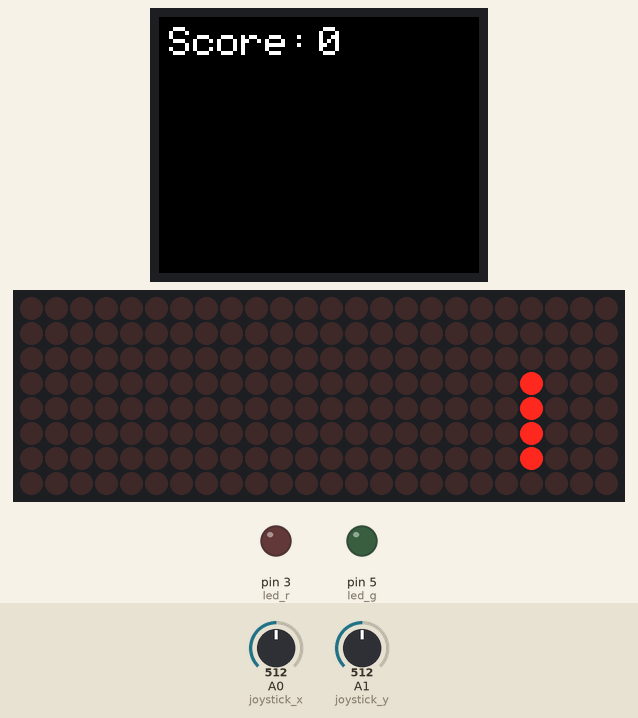
Simulated run of this sketch. Board: Arduino Nano, built with avr-gcc and run on an emulated ATmega328P. Shown: 160×128 colour display, 24×8 LED matrix, output pins drawn as LEDs (lit = HIGH). The inputs (shaded band) are chosen by the test bench; at power-on: A0 (joystick_x) = 512, A1 (joystick_y) = 512. Random numbers use the default seed unless the sketch sets one.

Above: at 0.6 s.
At 1.2 s:
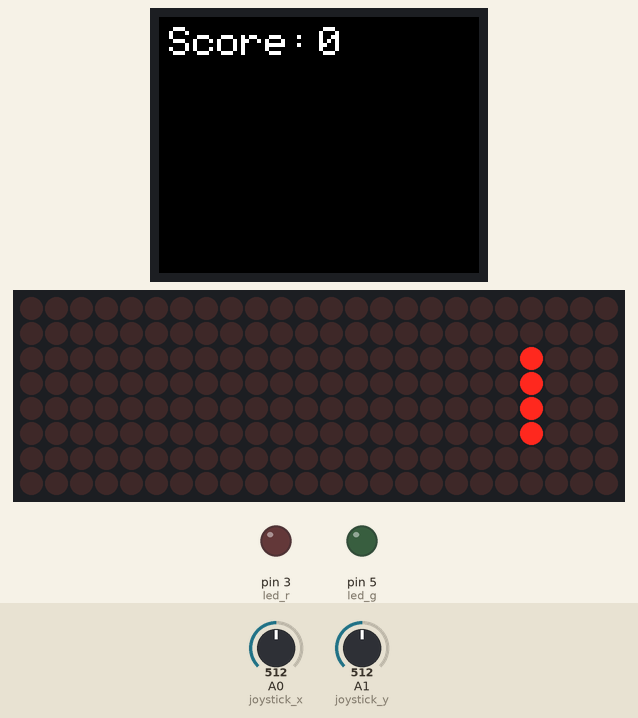
1.3 s: A0 (joystick_x) set to 309
4.3 s: A0 (joystick_x) set to 285
At 6.2 s:
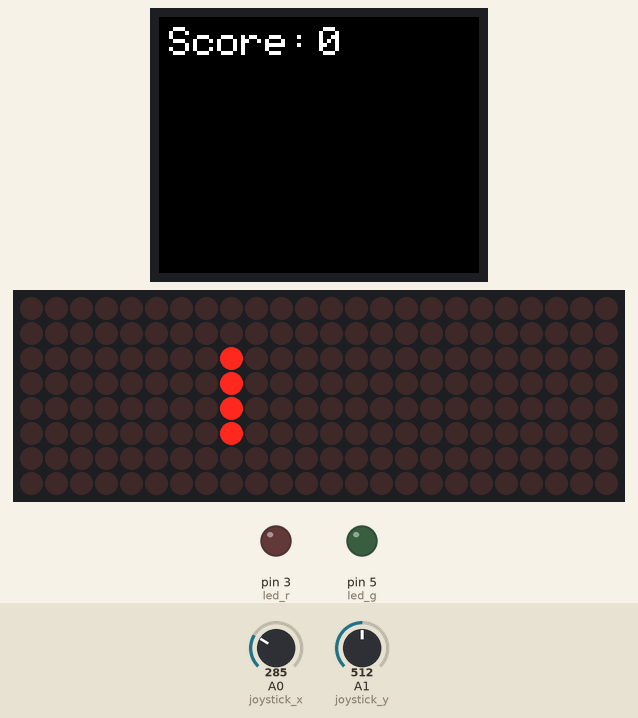
6.7 s: A1 (joystick_y) set to 311
9.7 s: A1 (joystick_y) set to 288
At 10.39 s:
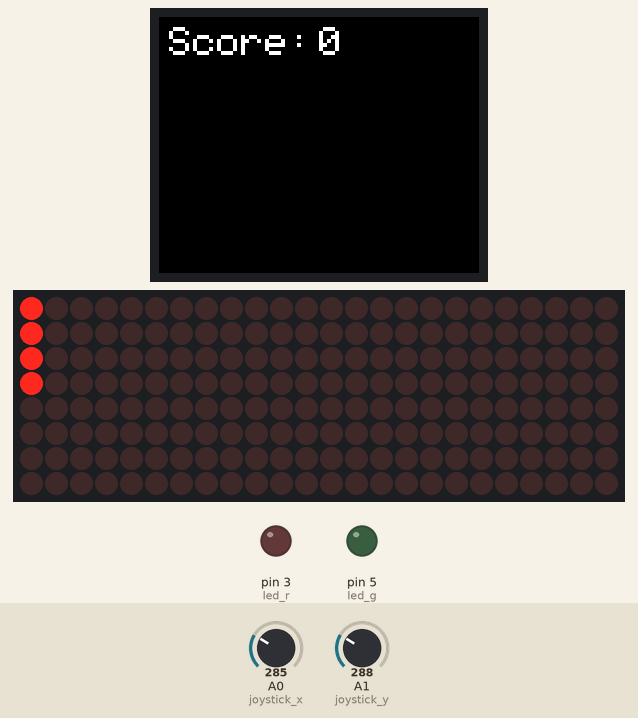
11.7 s: A0 (joystick_x) set to 306
At 12.9 s:
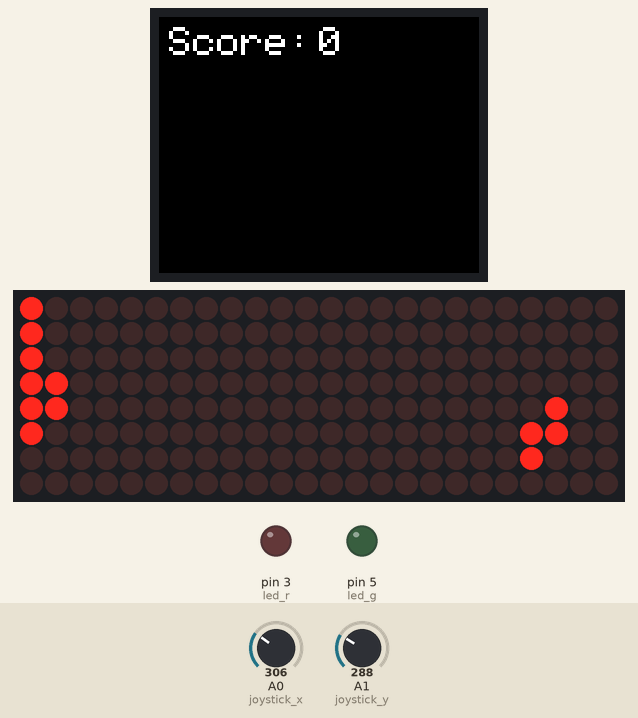
13.6 s: A1 (joystick_y) set to 710
At 14.05 s:
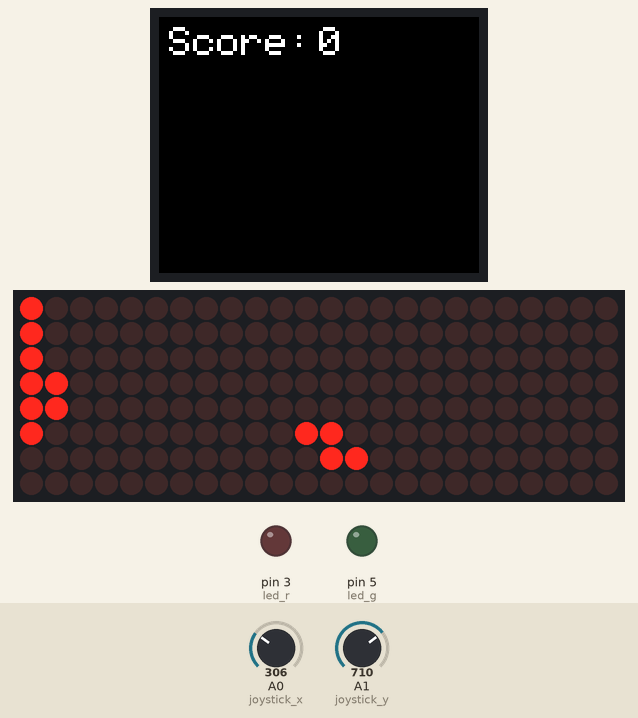

The sketch:

No-SD-Gameboy-Clone.ino
```cpp
#include <LedControl.h>
#include <TFT.h>
#include <SPI.h>

// LED Matrix
#define matrix_din 4
#define matrix_clk 7
#define matrix_cs 8

// LCD display
#define CS   10
#define DC   9
#define RST  6
//#define CLK 13
//#define DIN  11

// Menu
#define menu 2

// Joystick
#define joystick_x A0
#define joystick_y A1
#define joystick_button 1

// LED
#define led_r 3
#define led_g 5


//initalize output classes for LED and TFT displays
TFT TFTscreen = TFT(CS, DC, RST);
LedControl led_matrix = LedControl(matrix_din, matrix_clk, matrix_cs, 3);

void setup() {
  TFTscreen.begin();
  Serial.begin(9600);
  led_matrix.shutdown(0, false);
  led_matrix.setIntensity(0, 5);
  led_matrix.shutdown(1, false);
  led_matrix.setIntensity(1, 5);
  led_matrix.shutdown(2, false);
  led_matrix.setIntensity(2, 5);

  //initialize output pins and button input pins
  pinMode(menu, INPUT_PULLUP);
  pinMode(joystick_button, INPUT_PULLUP);
  pinMode(led_g, OUTPUT);
  pinMode(led_r, OUTPUT);

  //clear the TFT screen, add score
  TFTscreen.setTextSize(2);
  TFTscreen.background(0, 0, 0);
  TFTscreen.stroke(255, 255, 255);
  TFTscreen.text("Score:", 5, 5);
  TFTscreen.text("0", 80, 5);

  //random seed generated by reading empty port
  randomSeed(analogRead(A6)*654873/analogRead(A5));
}

//array to store current screen state
byte LEDDisplay[24][8] = {{0, 0, 0, 0, 0, 0, 0, 0}, {0, 0, 0, 0, 0, 0, 0, 0},
                          {0, 0, 0, 0, 0, 0, 0, 0}, {0, 0, 0, 0, 0, 0, 0, 0},
                          {0, 0, 0, 0, 0, 0, 0, 0}, {0, 0, 0, 0, 0, 0, 0, 0},
                          {0, 0, 0, 0, 0, 0, 0, 0}, {0, 0, 0, 0, 0, 0, 0, 0},
                          {0, 0, 0, 0, 0, 0, 0, 0}, {0, 0, 0, 0, 0, 0, 0, 0},
                          {0, 0, 0, 0, 0, 0, 0, 0}, {0, 0, 0, 0, 0, 0, 0, 0},
                          {0, 0, 0, 0, 0, 0, 0, 0}, {0, 0, 0, 0, 0, 0, 0, 0},
                          {0, 0, 0, 0, 0, 0, 0, 0}, {0, 0, 0, 0, 0, 0, 0, 0},
                          {0, 0, 0, 0, 0, 0, 0, 0}, {0, 0, 0, 0, 0, 0, 0, 0},
                          {0, 0, 0, 0, 0, 0, 0, 0}, {0, 0, 0, 0, 0, 0, 0, 0},
                          {0, 0, 0, 0, 0, 0, 0, 0}, {0, 0, 0, 0, 0, 0, 0, 0},
                          {0, 0, 0, 0, 0, 0, 0, 0}, {0, 0, 0, 0, 0, 0, 0, 0}};

//data determining current play piece information
byte piece_x = 4;
byte piece_y = 22;
int piece_rotation = 0;
byte shapeID = random(7);

//Storage array for different possible shapes.
//1st dimension stores all different possible shapes
//2nd dimension stores points for individual shapes
//3rd dimension stores individual points as a relative (x, y) coordinate from an origin point
int pieces[][4][2] = {{{0, 0}, {0, 1}, {0, -1}, {0, -2} },  //line
                      {{0, 0}, {1, 0}, {0, 1},  {1, 1}  },  //square
                      {{0, 0}, {0, 1}, {1, 0},  {1, -1} },  //squiggle to right
                      {{0, 0}, {0, 1}, {-1, 0}, {-1, -1}},  //sqiggle to left
                      {{0, 0}, {0, 1}, {0, -1}, {1, -1} },  //right hook
                      {{0, 0}, {0, 1}, {0, -1}, {-1, -1}},  //left hook
                      {{0, 0}, {0, 1}, {1, 0},  {-1, 0} }}; //nearly-cross

byte rotateHoldCount = 0;
byte fallCounter = 1;
byte leftHoldCount = 0;
byte rightHoldCount = 0;

bool noCollision = true;

unsigned int score = 0;

void loop() {
  if(noCollision){
    eraseShape();
  }
  else{
    char str[16];
    itoa(score, str, 10);

    TFTscreen.stroke(0, 0, 0);
    TFTscreen.text(str, 80, 5);

    byte line = eliminateLine();
    score = score + (line * line * 10);
    itoa(score, str, 10);

    TFTscreen.stroke(255, 255, 255);
    TFTscreen.text(str, 80, 5);

    rotateHoldCount = 0;
    fallCounter = 1;
    leftHoldCount = 0;
    rightHoldCount = 0;

    piece_x = 4;
    piece_y = 22;
    piece_rotation = 0;
    shapeID = random(7);

    noCollision = true;
  }

  int x = analogRead(joystick_x);
  int y = analogRead(joystick_y);

  //rotation
  if(y > 700){
    if((rotateHoldCount == 0 || (rotateHoldCount > 4 && rotateHoldCount % 2 == 0)) && validateDraw(0, 0, 1)){
      piece_rotation = (piece_rotation + 1) % 4;
    }
    if(rotateHoldCount == 254){
      rotateHoldCount = 5;
    }
    else{
      rotateHoldCount++;
    }
  }
  else{
    rotateHoldCount = 0;
  }

  //falling
  if(y < 300){
    noCollision = validateDraw(0, -1, 0);
    if(noCollision){
      piece_y--;
      fallCounter = 0;
    }
  }
  else{
    fallCounter = (fallCounter + 1) % 5;
    if(fallCounter == 0){
      noCollision = validateDraw(0, -1, 0);
      if(noCollision){
        piece_y--;
      }
    }
  }

  //move left
  if(x < 300){
    if((leftHoldCount == 0 || (leftHoldCount > 3 && leftHoldCount % 2 == 0)) && validateDraw(-1, 0, 0)){
      piece_x--;
    }
    if(leftHoldCount == 254){
      leftHoldCount = 4;
    }
    else{
      leftHoldCount++;
    }
  }
  else{
    leftHoldCount = 0;
  }

  //move right
  if(x > 700){
    if((rightHoldCount == 0 || (rightHoldCount > 3 && rightHoldCount % 2 == 0)) && validateDraw(1, 0, 0)){
      piece_x++;
    }
    if(rightHoldCount == 254){
      rightHoldCount = 4;
    }
    else{
      rightHoldCount++;
    }
  }
  else{
    rightHoldCount = 0;
  }

  drawShape();
  delay(50);
  updateLED();
}

//iterates through all points for the relevant shape and applies some logic to rotate them, then displays to a screen
//shapeID is the shape to displat
//piece_rotation is represented as either 0, 1, 2, or 3, with 0 being unrotated, 1 being rotated 90 to the right, 2 being 180, ect.
void drawShape(){
  for(int z = 0; z < 4; z++){
    int x = pieces[shapeID][z][0];
    int y = pieces[shapeID][z][1];

    for(int a = 0; a < piece_rotation; a++){
      int hold = x * -1;
      x = y;
      y = hold;
    }
    LEDDisplay[piece_y + y][piece_x + x] = 1;
  }
}

//exactly the same as above, except erasing instead of writing. intended to be done before any manipulation and displaying of the board
void eraseShape(){
  for(int z = 0; z < 4; z++){
    int x = pieces[shapeID][z][0];
    int y = pieces[shapeID][z][1];

    for(int a = 0; a < piece_rotation; a++){
      int hold = x * -1;
      x = y;
      y = hold;
    }
    LEDDisplay[piece_y + y][piece_x + x] = 0;
  }
}

//exactly the same as above, returns a bool as to whether that draw position is valid
bool validateDraw(int change_x, int change_y, int change_rotation){
  for(int z = 0; z < 4; z++){
    int x = pieces[shapeID][z][0];
    int y = pieces[shapeID][z][1];

    for(int a = 0; a < piece_rotation + change_rotation; a++){
      int hold = x * -1;
      x = y;
      y = hold;
    }

    if(piece_y + y + change_y < 0 || piece_y + y + change_y > 23 || piece_x + x + change_x < 0 || piece_x + x + change_x > 7){
      return false;
    }
    if(LEDDisplay[piece_y + y + change_y][piece_x + x + change_x] == 1){
      return false;
    }
  }
  return true;
}

//Takes the LEDDisplay matrix, converts each line to binary, then passes it to the display function
void updateLED() {
  for(byte x = 0; x < 24; x++){
    byte total = 0;
    for(byte y = 0; y < 8; y++){
      total = total + (LEDDisplay[x][7-y] * ceil(pow(2, y)));
    }
    led_matrix.setRow(((x - (x % 8)) / 8), x % 8, total);
  }
}

//takes eliminates full lines from the LEDDisplay array, and collapse other lines, adds empty lines on top
int eliminateLine(){
  byte num = 0;
  byte output[24][8];
  bool assign;
  byte out = 0;

  for(byte x = 0; x < 24; x++){
    assign = false;
    for(byte help = 0; help < 8; help++){
      if(LEDDisplay[x][help] == 0){
        assign = true;
        break;
      }
    }
    if(assign){
      for(byte y = 0; y < 8; y++){
        output[num][y] = LEDDisplay[x][y];
      }
      num++;
    }
    else{
      out++;
    }
  }

  for(byte x = 24; num < x; x--){
    for(byte y = 0; y < 8; y++){
      output[num][y] = 0;
    }
  }

  for(byte x = 0; x < 24; x++){
    for (byte y = 0; y < 8; y++){
      LEDDisplay[x][y] = output[x][y];
    }
  }

  return out;
}
/*
void test() {

  for(byte x = 0; x < 2; x++){
    digitalWrite(led_r, HIGH);
    delay(100);
    digitalWrite(led_r, LOW);
    delay(100);
  }
    for(byte x = 0; x < 2; x++){
    digitalWrite(led_g, HIGH);
    delay(100);
    digitalWrite(led_g, LOW);
    delay(100);
  }

  delay(100);

  led_matrix.setRow(0, 0, B11111111);
  led_matrix.setRow(0, 1, B11111111);
  led_matrix.setRow(0, 2, B11111111);
  led_matrix.setRow(0, 3, B11111111);
  led_matrix.setRow(0, 4, B11111111);
  led_matrix.setRow(0, 5, B11111111);
  led_matrix.setRow(0, 6, B11111111);
  led_matrix.setRow(0, 7, B11111111);

  led_matrix.setRow(1, 0, B11111111);
  led_matrix.setRow(1, 1, B11111111);
  led_matrix.setRow(1, 2, B11111111);
  led_matrix.setRow(1, 3, B11111111);
  led_matrix.setRow(1, 4, B11111111);
  led_matrix.setRow(1, 5, B11111111);
  led_matrix.setRow(1, 6, B11111111);
  led_matrix.setRow(1, 7, B11111111);

  led_matrix.setRow(2, 0, B11111111);
  led_matrix.setRow(2, 1, B11111111);
  led_matrix.setRow(2, 2, B11111111);
  led_matrix.setRow(2, 3, B11111111);
  led_matrix.setRow(2, 4, B11111111);
  led_matrix.setRow(2, 5, B11111111);
  led_matrix.setRow(2, 6, B11111111);
  led_matrix.setRow(2, 7, B11111111);

  delay(1000);

  led_matrix.setRow(0, 0, B00000000);
  led_matrix.setRow(0, 1, B00000000);
  led_matrix.setRow(0, 2, B00000000);
  led_matrix.setRow(0, 3, B00000000);
  led_matrix.setRow(0, 4, B00000000);
  led_matrix.setRow(0, 5, B00000000);
  led_matrix.setRow(0, 6, B00000000);
  led_matrix.setRow(0, 7, B00000000);

  led_matrix.setRow(1, 0, B00000000);
  led_matrix.setRow(1, 1, B00000000);
  led_matrix.setRow(1, 2, B00000000);
  led_matrix.setRow(1, 3, B00000000);
  led_matrix.setRow(1, 4, B00000000);
  led_matrix.setRow(1, 5, B00000000);
  led_matrix.setRow(1, 6, B00000000);
  led_matrix.setRow(1, 7, B00000000);

  led_matrix.setRow(2, 0, B00000000);
  led_matrix.setRow(2, 1, B00000000);
  led_matrix.setRow(2, 2, B00000000);
  led_matrix.setRow(2, 3, B00000000);
  led_matrix.setRow(2, 4, B00000000);
  led_matrix.setRow(2, 5, B00000000);
  led_matrix.setRow(2, 6, B00000000);
  led_matrix.setRow(2, 7, B00000000);

  TFTscreen.stroke(255, 255, 255);
  // set the font size
  TFTscreen.setTextSize(2);
  // write the text to the top left corner of the screen
  TFTscreen.text("go WU\n", 4, 2);
  TFTscreen.text("kill\n", 4, 22);
  TFTscreen.text("your\n", 4, 42);
  TFTscreen.text("self\n", 4, 62);
  TFTscreen.text("coulter\n", 4, 82);

byte count = 0;
while (count < 2000){
  if(count < 1000){

  digitalWrite(led_g, digitalRead(menu));
  digitalWrite(led_r, digitalRead(joystick_button));
  count++;
  }
  else{
  byte x = analogRead(A0);
  byte y = analogRead(A1);
  if(x < 200){
      digitalWrite(led_g, LOW);
  }
  if(x > 800){
      digitalWrite(led_g, HIGH);
  }
  if(y < 200){
      digitalWrite(led_r, LOW);
  }
  if(y > 800){
      digitalWrite(led_r, HIGH);
  }

  count++;
}

  delay(10);
}

  TFTscreen.background(0, 0, 0);
  digitalWrite(led_r, LOW);
  digitalWrite(led_g, LOW);

}*/
```

Measured:
- the behaviour switches between 300 and 299 on A0 (joystick_x) (found by bisection; images 1 and 2)
- the behaviour switches between 300 and 299 on A1 (joystick_y) (found by bisection; images 2 and 3)
- what the display in image 0 shows lasts 0.6 s, from 0.5 s to 1.1 s
- what the display in image 5 shows lasts 0.5 s, from 13.8 s to 14.3 s
